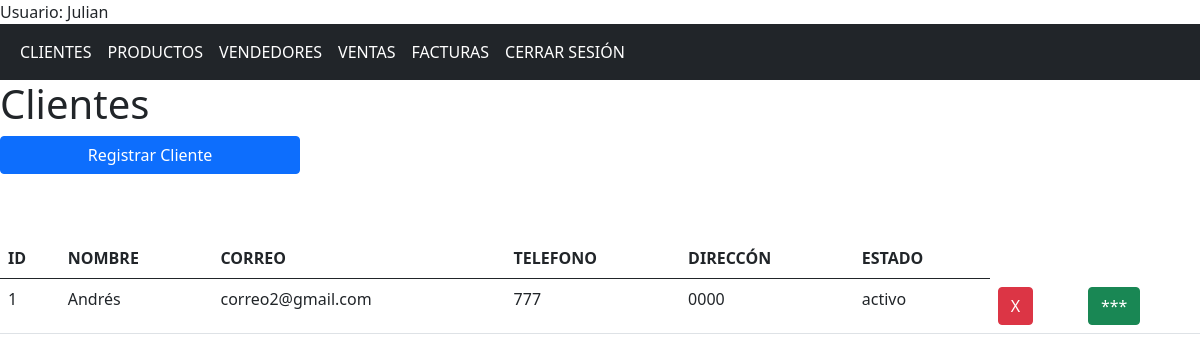
/clientes (signed in), run on an earlier commit of the app's database.
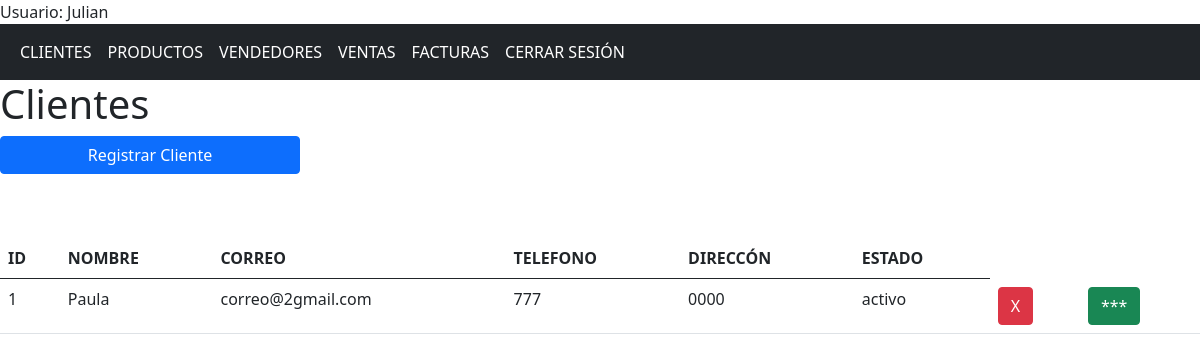
And on a later commit of the database.
### app/models/models.py (models this page shows, shortened)
class Usuario(db.Model, UserMixin):
    id = db.Column(db.Integer, primary_key = True)
    nombre = db.Column(db.String(150), nullable = False)
    correo = db.Column(db.String(150), nullable = False, unique = True)
    contrasena = db.Column(db.String(150), nullable = False)

class Cliente(db.Model):
    id = db.Column(db.Integer, primary_key = True)
    nombre = db.Column(db.String(150), nullable = False)
    direccion = db.Column(db.String(150), nullable = False)
    telefono = db.Column(db.String(15), nullable = False)
    correo = db.Column(db.String(150), nullable = False, unique = True)
    tipo_cliente = db.Column(db.String(20), nullable = False)
    estado = db.Column(db.String(25), nullable = False)
    compras = db.relationship('Compra', backref = 'cliente', cascade="all, delete")
    facturas = db.relationship('Factura', backref ='cliente', cascade="all, delete")

### app/controllers/nav.py (the view)
@nav.route('/clientes')
@login_required
def clientes():
    clientes = Cliente.query.all()
    return render_template('clientes.html', clientes = clientes)

### app/templates/clientes.html (shortened to what this page needs)
{% extends "base.html" %}
{% block contenido %}
    <div class="row">
        <h1>Clientes</h1>
    </div>
    <button class=" btn btn-primary col-sm-3 mb-3" id="registrar">Registrar Cliente</button>
    <div class="row mt-5">
    <div class="col">
        <table class="table table-hover">
            <tr>
                <th>ID</th>
                <th>NOMBRE</th>
                <th>CORREO</th>
                <th>TELEFONO</th>
                <th>DIRECCÓN</th>
                <th>ESTADO</th>
            </tr>
            <tbody id="tbody">
                {% for cliente in clientes%}
                <tr>
                    <td>{{cliente.id}}</td>
                    <td>{{cliente.nombre}}</td>
                    <td>{{cliente.correo}}</td>
                    <td>{{cliente.telefono}}</td>
                    <td>{{cliente.direccion}}</td>
                    <td>{{cliente.estado}}</td>
                    <form action="{{url_for('cliente.eliminar_cliente')}}" method="post">
                        <td><button class="btn btn-danger" name="id" value="{{cliente.id}}" type="submit">X</button></td>
                        <td><button class="btn btn-success boton_info" name="info" value="{{cliente.id}}" type="button">***</button></td>
                    </form>
                </tr>
                {% endfor%}
            </tbody>
        </table>
    </div>
    </div>
{% endblock %}

### app/templates/base.html (shortened to what this page needs)
<!DOCTYPE html>
<html lang="en">
<head>
    <link href="https://cdn.jsdelivr.net/npm/bootstrap@5.0.2/dist/css/bootstrap.min.css" rel="stylesheet">
    <link rel="stylesheet" href="{{ url_for('static', filename='css/styles.css') }}">
</head>
<body>
    {% if current_user.is_authenticated %}
    <div>Usuario: {{ current_user.nombre }}</div>
    {% endif %}
    <nav class="navbar navbar-expand-sm bg-dark navbar-dark">
        <div class="container-fluid">
            <ul class="navbar-nav">
                {% if current_user.is_authenticated %}
                <li class="nav-item">
                    <a class="nav-link active" href="{{url_for('nav.clientes')}}"> CLIENTES</a>
                </li>
                <li class="nav-item">
                    <a class="nav-link active" href="{{url_for('nav.productos')}}">PRODUCTOS</a>
                </li>
                <li class="nav-item">
                    <a class="nav-link active" href="{{url_for('nav.vendedores')}}">VENDEDORES</a>
                </li>
                <li class="nav-item">
                    <a class="nav-link active" href="{{url_for('nav.compras')}}">VENTAS</a>
                </li>
                <li class="nav-item">
                    <a class="nav-link active" href="{{url_for('nav.facturas')}}">FACTURAS</a>
                </li>
                <li class="nav-item">
                    <a class="nav-link active" href="{{url_for('aut.logout')}}">CERRAR SESIÓN</a>
                </li>
                {% endif %}
            </ul>
        </div>
    </nav>
    {%block contenido%}{%endblock%}
</body>
</html>

What changed in the data, as far as the page shows it:
changed Cliente "activo": nombre "Andrés" → "Paula"; correo "correo2@gmail.com" → "correo@2gmail.com"
